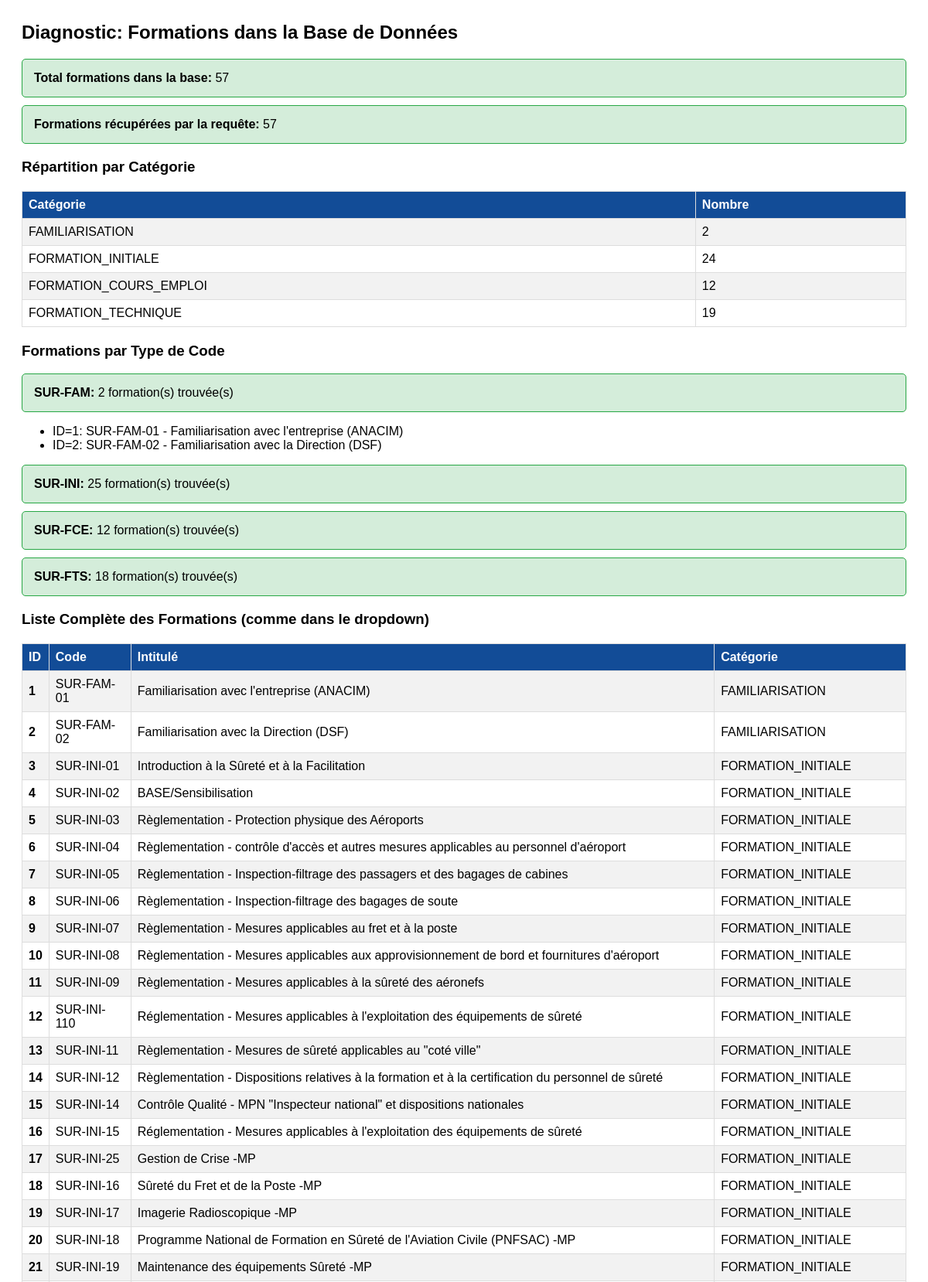
The app's page /debug_dropdown_formations.php (upper part) with its own data.
### tables this page shows
CREATE TABLE formations (
    id INT AUTO_INCREMENT PRIMARY KEY,
    numero VARCHAR(20) NOT NULL,
    intitule VARCHAR(255) NOT NULL,
    code VARCHAR(50) NOT NULL UNIQUE,
    ressource ENUM('Interne', 'Externe', 'Interne/Externe') NOT NULL,
    periodicite_mois INT NOT NULL,
    categorie ENUM('FAMILIARISATION', 'FORMATION_INITIALE', 'FORMATION_COURS_EMPLOI', 'FORMATION_TECHNIQUE') NOT NULL,
    created_at TIMESTAMP DEFAULT CURRENT_TIMESTAMP
);

### debug_dropdown_formations.php (the view, shortened to what this page needs)
<?php
$database = new Database();
$db = $database->getConnection();
echo "<h2>Diagnostic: Formations dans la Base de Données</h2>";
$stmt = $db->prepare("SELECT COUNT(*) as total FROM formations");
$stmt->execute();
$total = $stmt->fetch()['total'];
echo "<div class='alert alert-success'>";
echo "<strong>Total formations dans la base:</strong> {$total}";
echo "</div>";
$stmt = $db->prepare("SELECT id, code, intitule, categorie, periodicite_mois FROM formations ORDER BY id");
$stmt->execute();
$formations = $stmt->fetchAll(PDO::FETCH_ASSOC);
echo "<div class='alert alert-success'>";
echo "<strong>Formations récupérées par la requête:</strong> " . count($formations);
echo "</div>";
$categories = [];
foreach ($formations as $formation) {
    $cat = $formation['categorie'] ?? 'UNKNOWN';
    if (!isset($categories[$cat])) {
        $categories[$cat] = 0;
    }
    $categories[$cat]++;
}
echo "<h3>Répartition par Catégorie</h3>";
echo "<table>";
echo "<tr><th>Catégorie</th><th>Nombre</th></tr>";
foreach ($categories as $cat => $count) {
    echo "<tr><td>{$cat}</td><td>{$count}</td></tr>";
}
echo "</table>";
$codes_to_check = ['SUR-FAM', 'SUR-INI', 'SUR-FCE', 'SUR-FTS'];
echo "<h3>Formations par Type de Code</h3>";
foreach ($codes_to_check as $code_prefix) {
    $matching = array_filter($formations, function($f) use ($code_prefix) {
        return strpos($f['code'], $code_prefix) !== false;
    });
    $count = count($matching);
    $class = $count > 0 ? 'alert-success' : 'alert-danger';
    echo "<div class='alert {$class}'>";
    echo "<strong>{$code_prefix}:</strong> {$count} formation(s) trouvée(s)";
    echo "</div>";
    if ($count > 0 && $count <= 5) {
        echo "<ul>";
        foreach ($matching as $f) {
            echo "<li>ID={$f['id']}: {$f['code']} - {$f['intitule']}</li>";
        }
        echo "</ul>";
    }
}
echo "<h3>Liste Complète des Formations (comme dans le dropdown)</h3>";
echo "<table>";
echo "<tr><th>ID</th><th>Code</th><th>Intitulé</th><th>Catégorie</th></tr>";
foreach ($formations as $formation) {
    $fid = $formation['id'] ?? '';
    $code = $formation['code'] ?? 'NO_CODE';
    $intitule = $formation['intitule'] ?? 'NO_TITLE';
    $categorie = $formation['categorie'] ?? 'NO_CATEGORY';
    echo "<tr>";
    echo "<td><strong>{$fid}</strong></td>";
    echo "<td>{$code}</td>";
    echo "<td>{$intitule}</td>";
    echo "<td>{$categorie}</td>";
    echo "</tr>";
}
echo "</table>";
?>

### debug_dropdown_formations.php (style rules this page uses)
table { border-collapse: collapse; width: 100%; margin: 20px 0; }
th, td { border: 1px solid #ddd; padding: 8px; text-align: left; }
th { background-color: #124c97; color: white; }
tr:nth-child(even) { background-color: #f2f2f2; }
.alert { padding: 15px; margin: 10px 0; border-radius: 5px; }
.alert-success { background-color: #d4edda; border: 1px solid #28a745; }

### records on screen
formations: categorie "FORMATION_TECHNIQUE", count "19"
formations: id "1", code "SUR-FAM-01", intitule "Familiarisation avec l'entreprise (ANACIM)", categorie "FAMILIARISATION"
formations: id "2", code "SUR-FAM-02", intitule "Familiarisation avec la Direction (DSF)", categorie "FAMILIARISATION"
formations: id "3", code "SUR-INI-01", intitule "Introduction à la Sûreté et à la Facilitation", categorie "FORMATION_INITIALE"
formations: id "4", code "SUR-INI-02", intitule "BASE/Sensibilisation", categorie "FORMATION_INITIALE"
formations: id "5", code "SUR-INI-03", intitule "Règlementation - Protection physique des Aéroports", categorie "FORMATION_INITIALE"
formations: id "6", code "SUR-INI-04", intitule "Règlementation - contrôle d'accès et autres mesures applicables au personnel d'aéroport", categorie "FORMATION_INITIALE"
formations: id "7", code "SUR-INI-05", intitule "Règlementation - Inspection-filtrage des passagers et des bagages de cabines", categorie "FORMATION_INITIALE"
formations: id "8", code "SUR-INI-06", intitule "Règlementation - Inspection-filtrage des bagages de soute", categorie "FORMATION_INITIALE"
formations: id "9", code "SUR-INI-07", intitule "Règlementation - Mesures applicables au fret et à la poste", categorie "FORMATION_INITIALE"
formations: id "10", code "SUR-INI-08", intitule "Règlementation - Mesures applicables aux approvisionnement de bord et fournitures d'aéroport", categorie "FORMATION_INITIALE"
formations: id "11", code "SUR-INI-09", intitule "Règlementation - Mesures applicables à la sûreté des aéronefs", categorie "FORMATION_INITIALE"
formations: id "12", code "SUR-INI-110", intitule "Réglementation - Mesures applicables à l'exploitation des équipements de sûreté", categorie "FORMATION_INITIALE"
formations: id "13", code "SUR-INI-11", intitule "Règlementation - Mesures de sûreté applicables au \"coté ville\"", categorie "FORMATION_INITIALE"
formations: id "14", code "SUR-INI-12", intitule "Règlementation - Dispositions relatives à la formation et à la certification du personnel de sûreté", categorie "FORMATION_INITIALE"
formations: id "15", code "SUR-INI-14", intitule "Contrôle Qualité - MPN \"Inspecteur national\" et dispositions nationales", categorie "FORMATION_INITIALE"
formations: id "16", code "SUR-INI-15", intitule "Réglementation - Mesures applicables à l'exploitation des équipements de sûreté", categorie "FORMATION_INITIALE"
formations: id "17", code "SUR-INI-25", intitule "Gestion de Crise -MP", categorie "FORMATION_INITIALE"
formations: id "18", code "SUR-INI-16", intitule "Sûreté du Fret et de la Poste -MP", categorie "FORMATION_INITIALE"
formations: id "19", code "SUR-INI-17", intitule "Imagerie Radioscopique -MP", categorie "FORMATION_INITIALE"
formations: id "20", code "SUR-INI-18", intitule "Programme National de Formation en Sûreté de l'Aviation Civile (PNFSAC) -MP", categorie "FORMATION_INITIALE"
formations: id "21", code "SUR-INI-19", intitule "Maintenance des équipements Sûreté -MP", categorie "FORMATION_INITIALE"

### other values on screen
$total "57"
count($formations) "57"
$cat "FAMILIARISATION"
$count "2"
$cat "FORMATION_INITIALE"
$count "24"
$cat "FORMATION_COURS_EMPLOI"
$count "12"
$code_prefix "SUR-FAM"
$code_prefix "SUR-INI"
$count "25"
$code_prefix "SUR-FCE"
$code_prefix "SUR-FTS"
$count "18"
